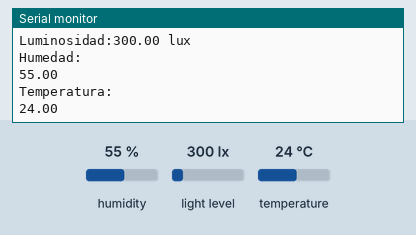
Recording of a sketch running on a simulated ESP32. Parts: the last lines printed to the serial monitor. The inputs (shaded band) are chosen by the test bench; at power-on: humidity 55 %, light level 300 lx, temperature 24 °C.

Above: at 4.8 s.
4.9 s: humidity set to 22 %
At 6.4 s:
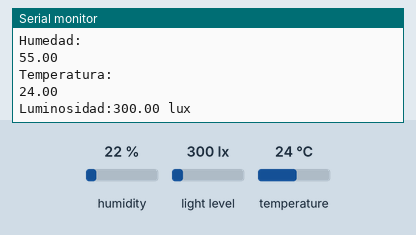
9.9 s: light level set to 40 lx
At 11.3 s:
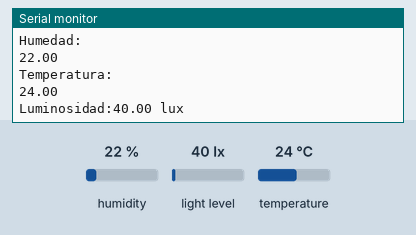
14.9 s: temperature set to 12 °C
At 16.8 s:
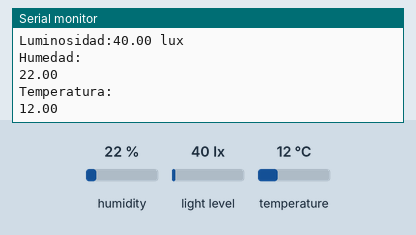
19.9 s: light level set to 500 lx
At 22.7 s:
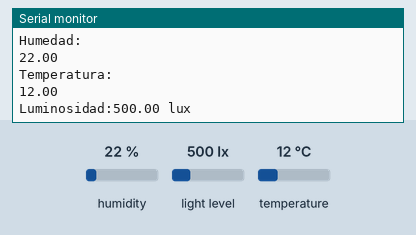
24.9 s: humidity set to 40 %
At 29.3 s:
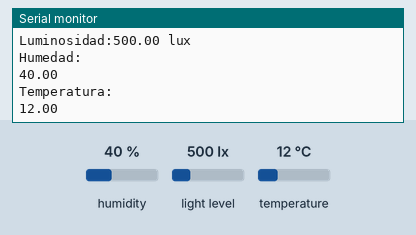
Timing chart, 0 to 30.8 s (numbered marks = the images above; inputs shaded):
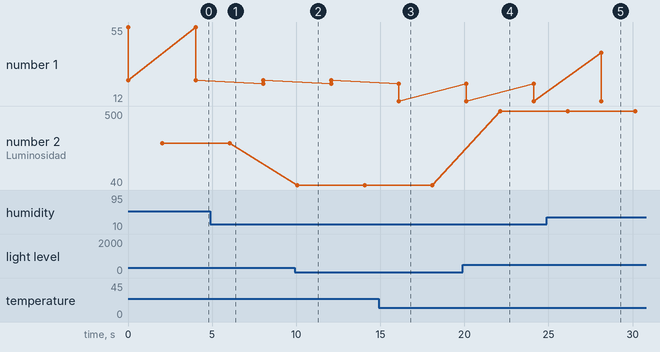

Measured:
- after the input at 9.9 s, the serial monitor: prints a new line after 0.17 s (image 2)
- after the input at 14.9 s, the serial monitor: prints a new line after 1.2 s (image 3)
- after the input at 19.9 s, the serial monitor: prints a new line after 2.2 s (image 4)
- after the input at 24.9 s, the serial monitor: prints a new line after 3.2 s (image 5)
- plotted number 1: 24 → 12 after the input at 14.9 s
- plotted number 2: 300 → 40 after the input at 9.9 s, 40 → 500 after the input at 19.9 s

The sketch:

temp_humedad_luminosidad.ino.ino
```cpp
#include <DHT.h>           //librería DHT
#include <Wire.h>
#include <Adafruit_Sensor.h>
#include <Adafruit_TSL2561_U.h>

#define DHTTYPE  DHT22   //Se define el modelo del sensor DHT22
#define DHTPIN    4     // Se define el pin D4 del ESP32 para conectar el sensor DHT22

Adafruit_TSL2561_Unified tsl = Adafruit_TSL2561_Unified(TSL2561_ADDR_FLOAT, 12345);
DHT dht(DHTPIN, DHTTYPE, 22);

/**************************************************************************/
/*
    Displays some basic information on this sensor from the unified
    sensor API sensor_t type (see Adafruit_Sensor for more information)
*/
/**************************************************************************/
void displaySensorDetails(void)
{
  sensor_t sensor;
  tsl.getSensor(&sensor);
  Serial.println("------------------------------------");
  Serial.print  ("Sensor:       "); Serial.println(sensor.name);
  Serial.print  ("Driver Ver:   "); Serial.println(sensor.version);
  Serial.print  ("Unique ID:    "); Serial.println(sensor.sensor_id);
  Serial.print  ("Max Value:    "); Serial.print(sensor.max_value); Serial.println(" lux");
  Serial.print  ("Min Value:    "); Serial.print(sensor.min_value); Serial.println(" lux");
  Serial.print  ("Resolution:   "); Serial.print(sensor.resolution); Serial.println(" lux");
  Serial.println("------------------------------------");
  Serial.println("");
  delay(10000);
}

/**************************************************************************/
/*
    Configures the gain and integration time for the TSL2561
*/
/**************************************************************************/
void configureSensor(void)
{
  /* You can also manually set the gain or enable auto-gain support */
  //tsl.setGain(TSL2561_GAIN_1X);      /* No gain ... use in bright light to avoid sensor saturation */
  // tsl.setGain(TSL2561_GAIN_16X);     /* 16x gain ... use in low light to boost sensitivity */
  tsl.enableAutoRange(true);            /* Auto-gain ... switches automatically between 1x and 16x */

  /* Changing the integration time gives you better sensor resolution (402ms = 16-bit data) */
  tsl.setIntegrationTime(TSL2561_INTEGRATIONTIME_13MS);      /* fast but low resolution */
  // tsl.setIntegrationTime(TSL2561_INTEGRATIONTIME_101MS);  /* medium resolution and speed   */
  // tsl.setIntegrationTime(TSL2561_INTEGRATIONTIME_402MS);  /* 16-bit data but slowest conversions */

  /* Update these values depending on what you've set above! */
  Serial.println("------------------------------------");
  Serial.print  ("Gain:         "); Serial.println("Auto");
  Serial.print  ("Timing:       "); Serial.println("13 ms");
  Serial.println("------------------------------------");
}

/**************************************************************************/
/*
    Arduino setup function (automatically called at startup)
*/
/**************************************************************************/

void setup() {
  Serial.begin(115200);   //Se inicia la comunicación serie
  dht.begin();
  Serial.println("Light Sensor Test"); Serial.println("");
  tsl.begin();
  /* Setup the sensor gain and integration time */
  configureSensor();
  /* We're ready to go! */
  Serial.println("");

}

void loop() {
  float humedad = dht.readHumidity(); //Se lee la humedad
  float temperatura = dht.readTemperature(); //Se lee la temperatura

 //Se imprimen las variables
  Serial.println("Humedad: ");
  Serial.println(humedad);
  Serial.println("Temperatura: ");
  Serial.println(temperatura);
  delay(2000);
  /* Get a new sensor event */
  sensors_event_t event;
  tsl.getEvent(&event);

  /* Display the results (light is measured in lux) */
  if (event.light)
  {
    Serial.print("Luminosidad:");
    Serial.print(event.light); Serial.println(" lux");
  }
  else
  {
    /* If event.light = 0 lux the sensor is probably saturated
       and no reliable data could be generated! */
    Serial.println("Sensor overload");
  }
  delay(2000);

}
```
